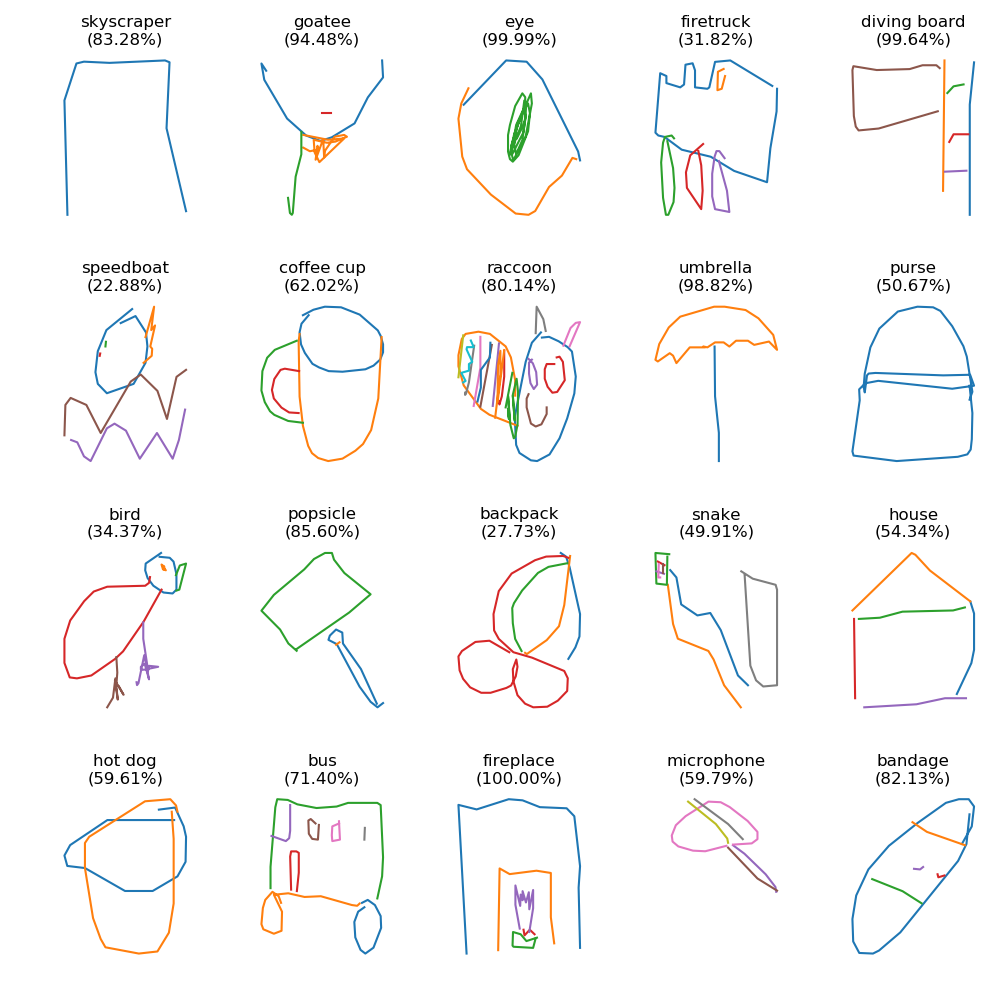

Recreate this plot in Python.
#
# Copyright (c) 2018 Baidu.com, Inc. All Rights Reserved
#
"""Binary for trianing a RNN-based classifier for the Quick, Draw! data.

python train_model.py \
  --training_data train_data \
  --eval_data eval_data \
  --model_dir /tmp/quickdraw_model/ \
  --cell_type cudnn_lstm

When running on GPUs using --cell_type cudnn_lstm is much faster.

The expected performance is ~75% in 1.5M steps with the default configuration.

Authors: zhaochaochao(zhaochaochao@baidu.com)
Date:    2019/09/03
"""

from __future__ import absolute_import
from __future__ import division
from __future__ import print_function
import argparse
import ast
import functools
import sys
import math

import numpy as np
import tensorflow as tf
import matplotlib.pyplot as plt


def get_num_classes():
    classes = []
    with tf.gfile.GFile(FLAGS.classes_file, "r") as f:
        classes = [x for x in f]
    num_classes = len(classes)
    return num_classes


def get_input_fn(mode, tfrecord_pattern, batch_size):
    """Creates an input_fn that stores all the data in memory.

    Args:
     mode: one of tf.contrib.learn.ModeKeys.{TRAIN, INFER, EVAL}
     tfrecord_pattern: path to a TF record file created using
     create_dataset_for_classify.py.
     batch_size: the batch size to output.

    Returns:
      A valid input_fn for the model estimator.
    """

    def _parse_tfexample_fn(example_proto, mode):
        """Parse a single record which is expected to be a tensorflow.Example."""
        feature_to_type = {
            "ink": tf.VarLenFeature(dtype=tf.float32),
            "shape": tf.FixedLenFeature([2], dtype=tf.int64)
        }
        """
        if mode != tf.estimator.ModeKeys.PREDICT:
          # The labels won't be available at inference time, so don't add them
          # to the list of feature_columns to be read.
          feature_to_type["class_index"] = tf.FixedLenFeature([1], dtype=tf.int64)
        """
        feature_to_type["class_index"] = tf.FixedLenFeature([1], dtype=tf.int64)

        parsed_features = tf.parse_single_example(example_proto,
                                                  feature_to_type)
        labels = None
        """
        if mode != tf.estimator.ModeKeys.PREDICT:
          labels = parsed_features["class_index"]
        """
        labels = parsed_features["class_index"]
        parsed_features["ink"] = tf.sparse_tensor_to_dense(
            parsed_features["ink"])
        return parsed_features, labels

    def _input_fn():
        """Estimator `input_fn`.

        Returns:
          A tuple of:
          - Dictionary of string feature name to `Tensor`.
          - `Tensor` of target labels.
        """
        dataset = tf.data.TFRecordDataset.list_files(tfrecord_pattern)
        if mode == tf.estimator.ModeKeys.TRAIN:
            dataset = dataset.shuffle(buffer_size=10)
        dataset = dataset.repeat()
        # Preprocesses 10 files concurrently and interleaves records from each file.
        dataset = dataset.interleave(
            tf.data.TFRecordDataset,
            cycle_length=10,
            block_length=1)
        dataset = dataset.map(
            functools.partial(_parse_tfexample_fn, mode=mode),
            num_parallel_calls=10)
        dataset = dataset.prefetch(10000)
        if mode == tf.estimator.ModeKeys.TRAIN:
            dataset = dataset.shuffle(buffer_size=1000000)
        # Our inputs are variable length, so pad them.
        dataset = dataset.padded_batch(
            batch_size, padded_shapes=dataset.output_shapes)
        features, labels = dataset.make_one_shot_iterator().get_next()
        return features, labels

    return _input_fn


def model_fn(features, labels, mode, params):
    """Model function for RNN classifier.

    This function sets up a neural network which applies convolutional layers (as
    configured with params.num_conv and params.conv_len) to the input.
    The output of the convolutional layers is given to LSTM layers (as configured
    with params.num_layers and params.num_nodes).
    The final state of the all LSTM layers are concatenated and fed to a fully
    connected layer to obtain the final classification scores.

    Args:
      features: dictionary with keys: inks, lengths.
      labels: one hot encoded classes
      mode: one of tf.estimator.ModeKeys.{TRAIN, INFER, EVAL}
      params: a parameter dictionary with the following keys: num_layers,
        num_nodes, batch_size, num_conv, conv_len, num_classes, learning_rate.

    Returns:
      ModelFnOps for Estimator API.
    """

    def _get_input_tensors(features, labels):
        """Converts the input dict into inks, lengths, and labels tensors."""
        # features[ink] is a sparse tensor that is [8, batch_maxlen, 3]
        # inks will be a dense tensor of [8, maxlen, 3]
        # shapes is [batchsize, 2]
        shapes = features["shape"]
        # lengths will be [batch_size]
        lengths = tf.squeeze(
            tf.slice(shapes, begin=[0, 0], size=[params.batch_size, 1]))
        inks = tf.reshape(features["ink"], [params.batch_size, -1, 3])
        if labels is not None:
            labels = tf.squeeze(labels)
        return inks, lengths, labels

    def _add_conv_layers(inks, lengths):
        """Adds convolution layers."""
        convolved = inks
        for i in range(len(params.num_conv)):
            convolved_input = convolved
            if params.batch_norm:
                convolved_input = tf.layers.batch_normalization(
                    convolved_input,
                    training=(mode == tf.estimator.ModeKeys.TRAIN))
            # Add dropout layer if enabled and not first convolution layer.
            if i > 0 and params.dropout:
                convolved_input = tf.layers.dropout(
                    convolved_input,
                    rate=params.dropout,
                    training=(mode == tf.estimator.ModeKeys.TRAIN))
            convolved = tf.layers.conv1d(
                convolved_input,
                filters=params.num_conv[i],
                kernel_size=params.conv_len[i],
                activation=None,
                strides=1,
                padding="same",
                name="conv1d_%d" % i)
        return convolved, lengths

    def _add_regular_rnn_layers(convolved, lengths):
        """Adds RNN layers."""
        if params.cell_type == "lstm":
            cell = tf.nn.rnn_cell.BasicLSTMCell
        elif params.cell_type == "block_lstm":
            cell = tf.contrib.rnn.LSTMBlockCell
        cells_fw = [cell(params.num_nodes) for _ in range(params.num_layers)]
        cells_bw = [cell(params.num_nodes) for _ in range(params.num_layers)]
        if params.dropout > 0.0:
            cells_fw = [tf.contrib.rnn.DropoutWrapper(cell) for cell in
                        cells_fw]
            cells_bw = [tf.contrib.rnn.DropoutWrapper(cell) for cell in
                        cells_bw]
        outputs, _, _ = tf.contrib.rnn.stack_bidirectional_dynamic_rnn(
            cells_fw=cells_fw,
            cells_bw=cells_bw,
            inputs=convolved,
            sequence_length=lengths,
            dtype=tf.float32,
            scope="rnn_classification")
        return outputs

    def _add_cudnn_rnn_layers(convolved):
        """Adds CUDNN LSTM layers."""
        # Convolutions output [B, L, Ch], while CudnnLSTM is time-major.
        convolved = tf.transpose(convolved, [1, 0, 2])
        lstm = tf.contrib.cudnn_rnn.CudnnLSTM(
            num_layers=params.num_layers,
            num_units=params.num_nodes,
            dropout=params.dropout if mode == tf.estimator.ModeKeys.TRAIN else 0.0,
            direction="bidirectional")
        outputs, _ = lstm(convolved)
        # Convert back from time-major outputs to batch-major outputs.
        outputs = tf.transpose(outputs, [1, 0, 2])
        return outputs

    def _add_rnn_layers(convolved, lengths):
        """Adds recurrent neural network layers depending on the cell type."""
        if params.cell_type != "cudnn_lstm":
            outputs = _add_regular_rnn_layers(convolved, lengths)
        else:
            outputs = _add_cudnn_rnn_layers(convolved)
        # outputs is [batch_size, L, N] where L is the maximal sequence length and N
        # the number of nodes in the last layer.

        # "lengths", "outputs" -> "mask" used to select the true outputs of
        # every inks with different length.
        # mask shape is [Dimension(8), Dimension(max_len), Dimension(256)]
        mask = tf.tile(
            tf.expand_dims(tf.sequence_mask(lengths, tf.shape(outputs)[1]), 2),
            [1, 1, tf.shape(outputs)[2]])
        zero_outside = tf.where(mask, outputs, tf.zeros_like(outputs))
        outputs = tf.reduce_sum(zero_outside, axis=1)
        return outputs

    def _add_fc_layers(final_state):
        """Adds a fully connected layer."""
        return tf.layers.dense(final_state, params.num_classes)

    # Build the model.
    inks, lengths, labels = _get_input_tensors(features, labels)
    convolved, lengths = _add_conv_layers(inks, lengths)
    final_state = _add_rnn_layers(convolved, lengths)
    logits = _add_fc_layers(final_state)

    if mode == tf.estimator.ModeKeys.PREDICT:
        predictions = tf.argmax(logits, axis=1)
        probs = tf.reduce_max(tf.nn.softmax(logits), axis=1)
        return tf.estimator.EstimatorSpec(
            mode=mode,
            predictions={"logits": logits,
                         "predictions": predictions,
                         "probs": probs,
                         "inks": inks})

    # Add the loss.
    cross_entropy = tf.reduce_mean(
        tf.nn.sparse_softmax_cross_entropy_with_logits(
            labels=labels, logits=logits))
    # Add the optimizer.
    train_op = tf.contrib.layers.optimize_loss(
        loss=cross_entropy,
        global_step=tf.train.get_global_step(),
        learning_rate=params.learning_rate,
        optimizer="Adam",
        # some gradient clipping stabilizes training in the beginning.
        clip_gradients=params.gradient_clipping_norm,
        summaries=["learning_rate", "loss", "gradients", "gradient_norm"])
    # Compute current predictions.
    predictions = tf.argmax(logits, axis=1)
    return tf.estimator.EstimatorSpec(
        mode=mode,
        predictions={"logits": logits, "predictions": predictions},
        loss=cross_entropy,
        train_op=train_op,
        eval_metric_ops={"accuracy": tf.metrics.accuracy(labels, predictions)})


def create_estimator_and_specs(run_config):
    """Creates an Experiment configuration based on the estimator and input fn."""
    model_params = tf.contrib.training.HParams(
        num_layers=FLAGS.num_layers,
        num_nodes=FLAGS.num_nodes,
        batch_size=FLAGS.batch_size,
        num_conv=ast.literal_eval(FLAGS.num_conv),
        conv_len=ast.literal_eval(FLAGS.conv_len),
        num_classes=get_num_classes(),
        learning_rate=FLAGS.learning_rate,
        gradient_clipping_norm=FLAGS.gradient_clipping_norm,
        cell_type=FLAGS.cell_type,
        batch_norm=FLAGS.batch_norm,
        dropout=FLAGS.dropout)

    estimator = tf.estimator.Estimator(
        model_fn=model_fn,
        config=run_config,
        params=model_params)

    train_spec = tf.estimator.TrainSpec(input_fn=get_input_fn(
        mode=tf.estimator.ModeKeys.TRAIN,
        tfrecord_pattern=FLAGS.training_data,
        batch_size=FLAGS.batch_size), max_steps=FLAGS.steps)

    eval_spec = tf.estimator.EvalSpec(input_fn=get_input_fn(
        mode=tf.estimator.ModeKeys.EVAL,
        tfrecord_pattern=FLAGS.eval_data,
        batch_size=FLAGS.batch_size))

    return estimator, train_spec, eval_spec


def plot_quick_draw(inks, cls_name, *sub_plt_place):
    """Plot the quick drawing.

    Args:
        inks: The ink deltas array with shape(ink_num, 3). Every delta is (
        x_delta, y_delta, if_end).
        cls_name: The class name.
        sub_plt_place: The subplot place.
    """
    print("inks_max: \n", str(np.max(inks[:, 0])), " ",  str(np.max(inks[:,
                                                                    1])))
    print("inks_min: \n", str(np.min(inks[:, 0])), " ", str(np.min(inks[:,
                                                                   1])))

    inks_num = inks.shape[0] + 1  # The total inks number.
    plt_ink = np.zeros((inks_num, 3))

    # Convert deltas to plot inks with start point(0, 0).
    for i in range(1, inks_num):
        plt_ink[i, 0: -1] = plt_ink[i - 1, 0: -1] + inks[i - 1, 0: -1]
        plt_ink[i, -1] = inks[i - 1, -1]

    end_points = np.where(plt_ink[:, -1] == 1)[0]  # Find the end points.

    # Plot.
    print(*sub_plt_place)
    plt.subplot(*sub_plt_place)
    # print(end_points)
    for i, end_pt in enumerate(end_points):
        if i == 0:
            plt.plot(-plt_ink[0: end_pt + 1, 0], -plt_ink[0: end_pt + 1, 1])
        else:
            plt.plot(-plt_ink[end_points[i - 1] + 1: end_pt + 1, 0],
                     -plt_ink[end_points[i - 1] + 1: end_pt + 1, 1])
    plt.axis('off')
    plt.title(str(cls_name))


def predict(estimator, num):
    """Predict.

    Args:
        estimator: The model estimator.
        num: The prediction number.
    """
    preds = estimator.predict(input_fn=get_input_fn(
        mode=tf.estimator.ModeKeys.PREDICT,
        tfrecord_pattern=FLAGS.pred_data,
        batch_size=FLAGS.batch_size))

    plt_columns = 5
    plt_rows = math.ceil(num / 5)

    with tf.gfile.GFile(FLAGS.classes_file, "r") as f:
        class_names = [x for x in f]

        plt.figure(figsize=(10, 10))
        for i, pred in enumerate(preds):
            plot_quick_draw(pred['inks'],
                            "{0}({1:.2%})".format(
                                str(class_names[pred['predictions']]),
                                pred['probs']),
                            plt_rows,
                            plt_columns,
                            (i + 1))
            if i >= num - 1:
                break
        plt.show()


def main(unused_args):
    estimator, train_spec, eval_spec = create_estimator_and_specs(
        run_config=tf.estimator.RunConfig(
            model_dir=FLAGS.model_dir,
            save_checkpoints_secs=300,
            save_summary_steps=100))
    tf.estimator.train_and_evaluate(estimator, train_spec, eval_spec)

    print("######################Train end.")
    predict(estimator, 20)


if __name__ == "__main__":
    parser = argparse.ArgumentParser()
    parser.register("type", "bool", lambda v: v.lower() == "true")
    parser.add_argument(
        "--training_data",
        type=str,
        default="/tmp/quickdraw_data/training.tfrecord-*",
        help="Path to training data (tf.Example in TFRecord format)")
    parser.add_argument(
        "--eval_data",
        type=str,
        default="/tmp/quickdraw_data/eval.tfrecord-*",
        help="Path to evaluation data (tf.Example in TFRecord format)")
    parser.add_argument(
        "--pred_data",
        type=str,
        default="/tmp/quickdraw_data/eval.tfrecord-*",
        help="Path to prediction data (tf.Example in TFRecord format)")
    parser.add_argument(
        "--classes_file",
        type=str,
        default="/tmp/quickdraw_data/training.tfrecord.classes",
        help="Path to a file with the classes - one class per line")
    parser.add_argument(
        "--num_layers",
        type=int,
        default=3,
        help="Number of recurrent neural network layers.")
    parser.add_argument(
        "--num_nodes",
        type=int,
        default=128,
        help="Number of node per recurrent network layer.")
    parser.add_argument(
        "--num_conv",
        type=str,
        default="[48, 64, 96]",
        help="Number of conv layers along with number of filters per layer.")
    parser.add_argument(
        "--conv_len",
        type=str,
        default="[5, 5, 3]",
        help="Length of the convolution filters.")
    parser.add_argument(
        "--cell_type",
        type=str,
        default="cudnn_lstm",
        help="Cell type used for rnn layers: cudnn_lstm, lstm or block_lstm.")
    parser.add_argument(
        "--batch_norm",
        type="bool",
        default="False",
        help="Whether to enable batch normalization or not.")
    parser.add_argument(
        "--learning_rate",
        type=float,
        default=0.0001,
        help="Learning rate used for training.")
    parser.add_argument(
        "--gradient_clipping_norm",
        type=float,
        default=9.0,
        help="Gradient clipping norm used during training.")
    parser.add_argument(
        "--dropout",
        type=float,
        default=0.3,
        help="Dropout used for convolutions and bidi lstm layers.")
    parser.add_argument(
        "--steps",
        type=int,
        default=686245,
        help="Number of training steps.")
    parser.add_argument(
        "--batch_size",
        type=int,
        default=8,
        help="Batch size to use for training/evaluation.")
    parser.add_argument(
        "--model_dir",
        type=str,
        default="/tmp/quickdraw_model",
        help="Path for storing the model checkpoints.")
    parser.add_argument(
        "--self_test",
        type="bool",
        default="False",
        help="Whether to enable batch normalization or not.")

    FLAGS, unparsed = parser.parse_known_args()
    tf.app.run(main=main, argv=[sys.argv[0]] + unparsed)
